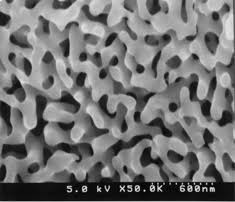
#> input picture input_images/ダウンロード.jpg, 235 x 202 px
$ python poromet.py
#> lines starting #> are read from the running program, lines starting #| are printed output that depends on the picture; after the words box and inside, x2 and y2 are one past the last pixel; in counts of white or black regions, pixels touching at a corner belong together
import porespy
import numpy as np
import matplotlib.pyplot as plt
import skimage.io
import os
from datetime import datetime
from skimage.filters import threshold_otsu

# Create output directory if it doesn't exist
output_dir = 'output_data'
os.makedirs(output_dir, exist_ok=True)

# Create timestamped subdirectory
timestamp = datetime.now().strftime("%Y%m%d_%H%M%S")
output_subdir = os.path.join(output_dir, timestamp)
os.makedirs(output_subdir, exist_ok=True)

# Load the image
image_path = 'input_images/ダウンロード.jpg'  # Replace with the actual image name
image = skimage.io.imread(image_path)
#> image is the input picture: shape (202, 235, 3); min 0, max 245, mean 116.1

# Set the resolution: 600 nm = 100 pixels
pixel_size_nm = 600 / 100  # nm per pixel

# Apply Otsu's thresholding method
thresh = threshold_otsu(image)
#> thresh = 101
thresholded_image = image < thresh
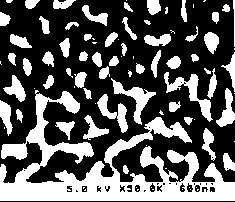
#> thresholded_image: shape (202, 235, 3) bool; 35.5% white; 90 white regions (35 under 20 px), largest, box (x1, y1, x2, y2) and area: (0, 90, 235, 201) 9100, (164, 72, 213, 122) 624, (111, 78, 156, 125) 557

# Calculate the pore size distribution BEFORE threshold adjustment
#> (the run stopped early here; a loop or call above may not have finished)
